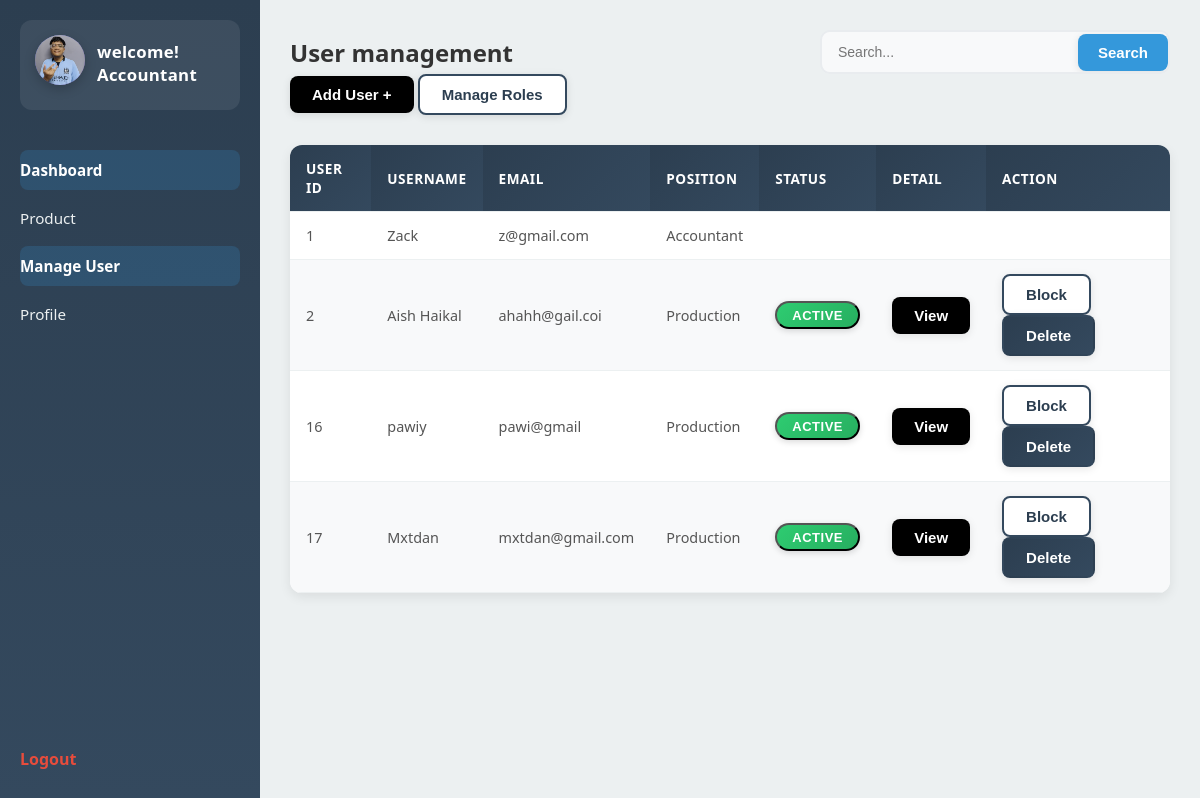
The app's page /accountant/user/index.php (signed in) with its own data.
### tables this page shows
CREATE TABLE `user` (
  `user_id` int(11) NOT NULL,
  `username` varchar(200) NOT NULL,
  `email` varchar(200) NOT NULL,
  `role_id` int(11) NOT NULL,
  `status` int(1) NOT NULL,
  `image` varchar(300) NOT NULL
);

CREATE TABLE `role` (
  `role_id` int(11) NOT NULL,
  `role_name` varchar(200) NOT NULL,
  `password` varchar(300) NOT NULL
);

### include/php/userManagement/user.php (called while the page is built, shortened)
<?php
function getAllUsers($conn){
    $sql = "
        SELECT
            u.user_id,
            u.username,
            u.email,
            u.status,
            u.image,
            u.role_id,
            r.role_name
        FROM user u
        LEFT JOIN role r ON r.role_id = u.role_id
        ORDER BY u.user_id ASC
    ";
    return $conn->query($sql);
}
?>

### accountant/user/index.php (the view, shortened to what this page needs)
<?php
  $link = "../../include/";
  include($link."container/head.php");
  include($link."container/nav.php");
  require($link . "php/config.php");
  require_once($link . "php/userManagement/user.php");
  $users = getAllUsers($conn);
?>
  <div class="main">
    <div>
      <div class="SContainer">
    <h2>User management</h2>
    <div class="search-box">
        <input type="text" placeholder="Search..." />
        <button class="btn btn-primary">Search</button>
    </div>
    </div>
    <div>
      <button class="btn btn-primary" onclick="window.location.href='add.php'">Add User +</button>
      <button class="btn btn-secondary" onclick="window.location.href='role_index.php'"> Manage Roles </button>
    </div>
    <table>
    <table style="margin-top: 30px;">
      <thead>
        <tr>
          <th>User ID</th>
          <th>Username</th>
          <th>Email</th>
          <th>Position</th>
          <th>Status</th>
          <th>Detail</th>
          <th>Action</th>
        </tr>
      </thead>
      <tbody>
        <?php if ($users->num_rows === 0): ?>
                <tr>
                    <td colspan="7" style="text-align:center;">No product found</td>
                </tr>
        <?php else: ?>
        <?php while ($row = $users->fetch_assoc()):?>
          <tr>
            <td><?= $row['user_id']; ?></td>
            <td><?= $row['username']; ?></td>
            <td><?= $row['email']; ?></td>
            <td><?= $row['role_name']; ?></td>
            <?php if($row['role_id'] == 1): ?>
              <td></td>
              <td></td>
              <td></td>
            <?php else: ?>
            <td>
              <?php if($row['status'] == 1): ?>
                <button class="status status-completed">Active</button>
              <?php else: ?>
                <button class="status status-cancel">Disactive</button>
              <?php endif; ?>
            </td>
            <td>
              <button onclick="window.location.href='detail.php?id=<?= $row['user_id']; ?>'" class="btn btn-primary" style="text-decoration: none;">
                View
              </button>
            </td>
            <td>
              <?php if($row['status'] == 1): ?>
                  <button onclick="if(confirm('block this users?')) window.location.href='index.php?action=toggle&id=<?= $row['user_id']; ?>'" class="btn btn-secondary">
                      Block
                  </button>
              <?php else: ?>
                  <button onclick="if(confirm('block this users?')) window.location.href='index.php?action=toggle&id=<?= $row['user_id']; ?>'"  class="btn btn-secondary">
                      Unblock
                  </button>
              <?php endif; ?>
              <button
                class="btn btn-main"
                onclick="if(confirm('Delete this user?')) window.location.href='index.php?action=delete&id=<?= $row['user_id']; ?>';">
                  Delete
              </button>
            </td>
            <?php endif; ?>
          </tr>
        <?php endwhile; ?>
        <?php endif; ?>
      </tbody>
    </table>
  </div>
</body>
</html>
<?php
  include($link."container/footer.php");
?>

### include/css/accountant.css (style rules this page uses)
* { margin: 0; padding: 0; box-sizing: border-box; }
body { margin: 0; font-family: 'Segoe UI', Tahoma, Geneva, Verdana, sans-serif; display: flex; height: 100vh; color: #333; background-color: #ecf0f1; overflow: hidden; }
.main { flex: 1; background-color: #ecf0f1; padding: 30px; overflow-y: auto; position: relative; }
table { width: 100%; border-collapse: collapse; background: #fff; border-radius: 12px; overflow: hidden; box-shadow: 0 4px 12px rgba(0, 0, 0, 0.08); }
th, td { padding: 14px 16px; border-bottom: 1px solid #ecf0f1; font-size: 0.9em; text-align: left; }
th { background: linear-gradient(135deg, #2c3e50 0%, #34495e 100%); color: #fff; font-weight: 600; text-transform: uppercase; letter-spacing: 0.5px; font-size: 0.85em; }
tr { transition: all 0.2s ease; }
tr:nth-child(even) { background-color: #f8f9fa; }
td { color: #555; }
.btn { padding: 10px 22px; border-radius: 8px; cursor: pointer; font-size: 15px; font-weight: 600; transition: all 0.3s ease; border: none; box-shadow: 0 2px 8px rgba(0, 0, 0, 0.1); position: relative; overflow: hidden; }
.btn::before { content: ''; position: absolute; top: 50%; left: 50%; width: 0; height: 0; border-radius: 50%; background: rgba(255, 255, 255, 0.3); transform: translate(-50%, -50%); transition: width 0.4s, height 0.4s; }
.btn-main { background: linear-gradient(135deg, #2c3e50 0%, #34495e 100%); color: #fff; border: 2px solid transparent; }
.btn-primary { background: #000; color: #fff; border-radius: 8px; }
.btn-secondary { background-color: white; color: #2c3e50; border: 2px solid #34495e; }
.status { width: 85px; height: 28px; border-radius: 20px; font-size: 13px; color: #fff; display: inline-flex; align-items: center; justify-content: center; font-weight: 600; text-transform: uppercase; letter-spacing: 0.5px; box-shadow: 0 2px 6px rgba(0, 0, 0, 0.15); }
.status-green, .status-completed { background: linear-gradient(135deg, #2ecc71 0%, #27ae60 100%); }
.search-box { display: flex; gap: 10px; align-items: center; }
.search-box input { padding: 10px 16px; border: 2px solid #ddd; border-radius: 8px; width: 240px; font-size: 14px; transition: all 0.3s ease; background: #fff; }
.search-box button { padding: 10px 20px; border: none; background: #3498db; color: #fff; border-radius: 8px; cursor: pointer; font-weight: 600; transition: all 0.3s ease; }
.SContainer { display: flex; justify-content: space-between; align-items: center; gap: 15px; }
.search-box { display: flex; align-items: center; background: #f8f9fa; border: 2px solid #e9ecef; border-radius: 10px; overflow: hidden; transition: all 0.3s ease; flex: 1; max-width: 350px; }
.search-box input { flex: 1; padding: 12px 16px; border: none; background: transparent; font-size: 14px; outline: none; }

### records on screen
user: user_id "1", username "Zack", email "z@gmail.com", role.role_name "Accountant"
user: user_id "2", username "Aish Haikal", email "ahahh@gail.coi", role.role_name "Production", status "ACTIVE"
user: user_id "16", username "pawiy", email "pawi@gmail", role.role_name "Production", status "ACTIVE"
user: user_id "17", username "Mxtdan", email "mxtdan@gmail.com", role.role_name "Production", status "ACTIVE"

### other values on screen
$_SESSION['username'] "Accountant"
